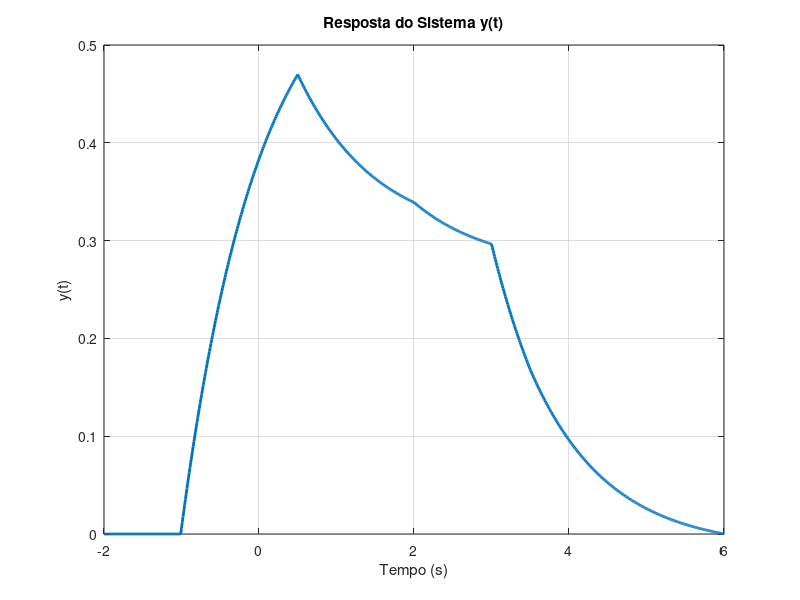

Here is the MATLAB script that generated this plot:
%Questão 2

% Passo de tempo
step = 0.01;
% O passo de tempo deve ser pequeno para representar com precisão sinais em tempo contínuo

% Definindo x(t)

t = -1:step:3;
x = zeros(size(t));
% O sinal de entrada x(t) = 1 para -1 ≤ t ≤ 3 é definido

t1 = (t >= -1) & (t <= 0.5);
t2 = (t > 0.5) & (t <= 3);
x(t1) = 0.6;
x(t2) = 0.3;
% (Regra 2) x(t) é definido por partes em intervalos que não se sobrepõem.

% Definindo h(t) = exp(-t) * u(t)

t1_h = 0:step:3;
t2_h = -1:step:-step;
% Os intervalos de tempo para as duas partes de h(t) são definidos de modo que não se sobreponham. (segunda regra)

h1 = exp(-t1_h);
h2 = zeros(size(t2_h));
h = [h2 h1];
% h(t) é definido no intervalo onde x(t) está definido. (primeira regra)

t_h = -1:step:3;
% (Regra 1) h(t) e x(t) são definidos no mesmo intervalo de tempo.
% (Regra 2 também se aplica) h(t) é definido por partes, e os intervalos não se sobrepõem.

% Convolução

y = conv(x, h) * step;
% (Regra 3) A saída y(t) é a convolução de x(t) com h(t), multiplicada pelo passo de tempo. (terceira regra)

% Tempo da saída

ty = -2:step:6;
% (Regra 4) O intervalo de tempo no qual o sinal de saída y será plotado é -2 ≤ t ≤ 6, ou seja, o dobro do intervalo em que os vetores x e h foram definidos.

% Plotando

plot(ty, y, 'LineWidth', 2);
xlabel('Tempo (s)');
ylabel('y(t)');
title('Resposta do Sistema y(t)');
grid on;
% (Regra 4) A resposta do sistema y(t) é plotada no intervalo correto, abrangendo toda a duração da convolução.
